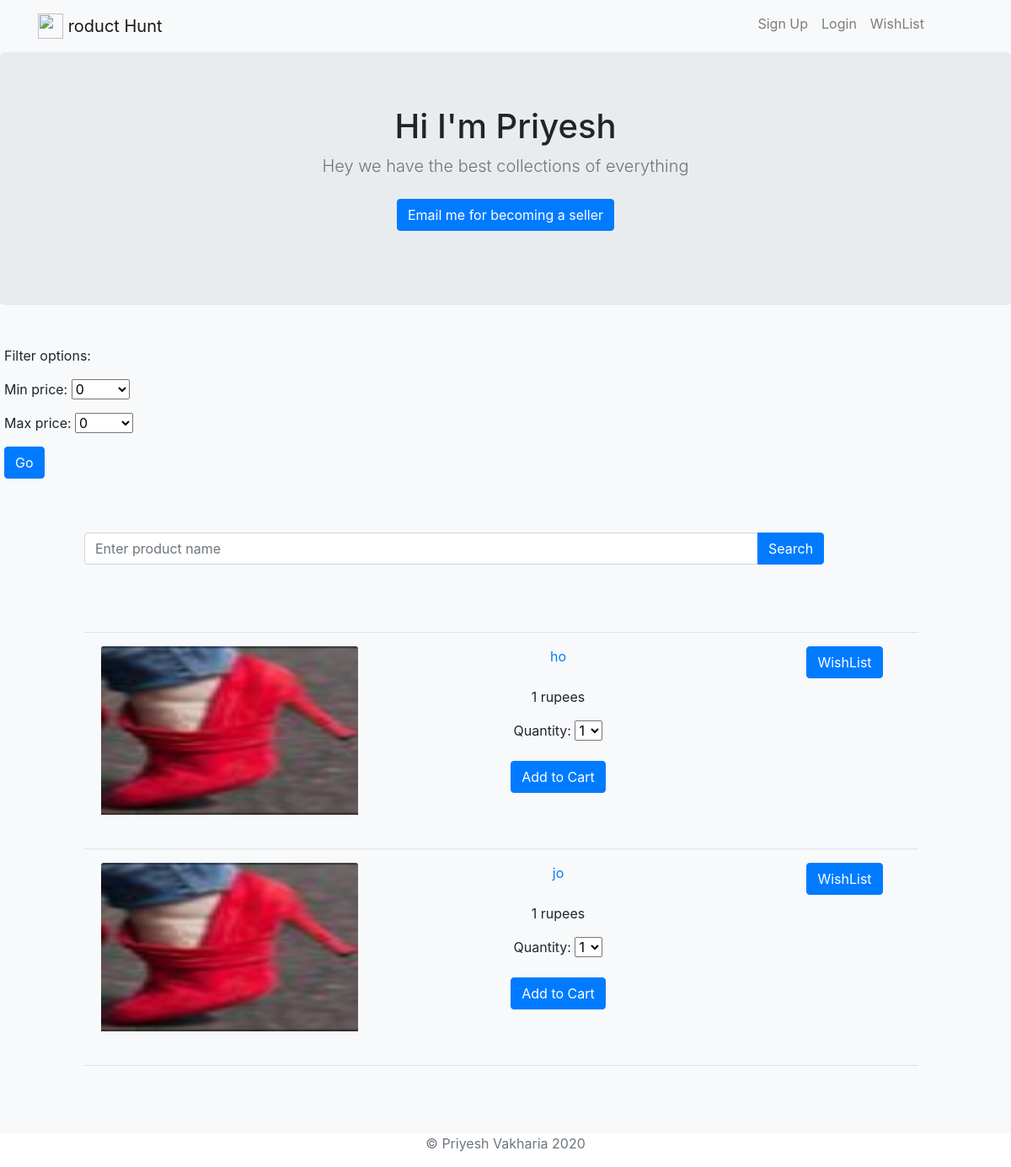
The page / on the database its author committed.
### products/models.py (models this page shows)
class Product(models.Model):
    p_id = models.IntegerField()
    p_name = models.CharField(max_length=50)
    p_description = models.TextField(max_length=200)
    p_image = models.ImageField(upload_to='images/')
    p_stock = models.IntegerField(default=0)
    p_cost = models.IntegerField(default=0)
    p_discount = models.IntegerField(default=0)
    p_category = models.CharField(max_length=30, default='General')

### products/views.py (the view)
# urls.py: path('',products.views.homepage, name='home'),
def homepage(request):
    if request.method == 'POST':
        print(request.POST)
        if 'search' in request.POST:
            form = CartForm()
            formfilter = Filter()
            searchstring = request.POST['search']
            products = Product.objects.filter(p_name__icontains = searchstring)
            return render(request, 'products/home.html', {'products': products,'form':form,'filter':formfilter})
        elif request.POST['max_price'] and request.POST['min_price']:
            form = CartForm()
            formfilter = Filter(request.POST)
            minp = request.POST['min_price']
            maxp = request.POST['max_price']
            if minp>maxp:
                formfilter1 = Filter()
                products = Product.objects.raw('SELECT * FROM products_product;')
                return render(request,'products/home.html',{'products':products,'form':form,'filter':formfilter1,'filtererror':'Please enter valid parameter values'})
            products = Product.objects.raw('''SELECT * FROM products_product WHERE p_cost BETWEEN %s AND %s ''',[minp,maxp])
            return render(request,'products/home.html',{'products':products,'form':form,'filter':formfilter})
    else:
        form = CartForm()
        formfilter = Filter()
        deals = Product.objects.raw('SELECT * FROM products_product WHERE p_discount>10;')
        products = Product.objects.raw('SELECT * FROM products_product;')
        x = len(products)
        if x%4==0:
            x=x//4
        else:
            x=x//4
            x=x+1
        l = [i for i in range(2,int(x)+1)]
        t=1
        return render(request,'products/home.html',
                      {'products': products[:4], 'pages': l, 'page_no': t, 'form': form, 'filter': formfilter})

### products/forms.py
class CartForm(forms.Form):
    quantity = forms.IntegerField(label="Quantity", widget=forms.Select(choices=INTEGER_CHOICES))

class Filter(forms.Form):
    min_price = forms.IntegerField(label="Min Price:", widget=forms.Select(choices=PRICES))
    max_price = forms.IntegerField(label="Max Price:", widget=forms.Select(choices=PRICES))

### products/templates/products/home.html (shortened to what this page needs)
<!doctype html>
<html lang="en">
<head>
    {% load staticfiles %}
    <link rel="stylesheet" href="{% static 'css/mystyle.css' %}">
    <link rel="stylesheet" href="https://stackpath.bootstrapcdn.com/bootstrap/4.4.1/css/bootstrap.min.css"
>
</head>
<body>
<header>
<nav class="navbar navbar-expand-lg navbar-light bg-light">
            <div class="container">
                <a class="navbar-brand" href="{% url 'home' %}">
                    <img src="{% static 'letter.png' %}" class="d-inline-block align-top" height="30" width="30"/>
                    roduct Hunt
                </a>
                <div class="collapse navbar-collapse" id="navbarNavAltMarkup">
                    <div class="navbar-nav , ml-auto">
                        {% if user.is_authenticated %}
                        <a class="nav-item nav-link" href="javascript:{document.getElementById('logout').submit()}">Log Out</a>
                        <form id="logout" method="POST" action="{% url 'logout' %}">
                            {% csrf_token %}
                            <input type="hidden" />
                        </form>
                        {% else %}
                        <a class="nav-item nav-link" href="{% url 'signup' %}">Sign Up</a>
                        <a class="nav-item nav-link" href="{%  url 'login' %}">Login</a>
                        {% endif %}
                        <a class="nav-item nav-link" href="{%  url 'wishlist' %}">WishList</a>
                        <a class="nav-item nav-link" href="{%  url 'showcart' %}"><i class="shopping-cart"></i></a>
                    </div>
                </div>
            </div>
        </nav>
</header>
<main role="main" class="bg-light">
    <section class="jumbotron text-center">
        <div class="container">
            <h1>Hi I'm Priyesh</h1>
            <p class="lead text-muted">Hey we have the best collections of everything</p>
            <p>
                <a href="mailto:priyesh.vakharia@gmail.com" class="btn btn-primary my-2">Email me for becoming a seller</a>
            </p>
        </div>
    </section>
    <div class="row">
        <div class="column py-3 bg-light" style="padding-left:20px;width: 250px">
            <form method="POST" class="input-group-control" action="{% url 'home' %}">
            <p>Filter options:</p>
                <p>Min price: {{filter.min_price}}</p>
                <p>Max price: {{filter.max_price}}</p>
                <input class="btn btn-primary" type="submit" value="Go" />
            </form>
        </div>
        <div class="column">
            <div class="py-5 bg-light" style="padding-left: 100px">
                <div class="container" align="center">
                    <div class="input-group mb-3">
                        <form method="POST" action="{% url 'home' %}">
                            <div class="input-group">
                            <input type="text" class="form-control" placeholder="Enter product name" name="search" style="width: 800px">
                            <div class="input-group-btn input-group-append">
                              <button class="btn btn-primary" type="submit">
                                  Search
                              </button>
                            </div>
                          </div>
                        </form>
                    </div>
                    <br />
                    <br />
                    <hr />
                        {% for product in products %}
                        <div class="row">
                            <div class="column item" style="width: 340px;padding-left: 35px">
                                    <img class="card-img-top" src="{{ product.p_image.url }}" alt="image" height="200" width="20">
                            </div>
                            <div class="column" style="width: 440px;padding-left: 35px">
                                        <a href="{% url 'detail' product.p_id%}"><p class="card-text">{{ product.p_name }}</p></a>
                                        <br />
                                        <p class="card-text">{{ product.p_cost }} rupees</p>
                                        <form method="POST" action="{% url 'addtocart' product_id=product.p_id%}">
                                            <p>{{form.as_p}}</p>
                                            <input class=" btn btn-primary" type="submit" onclick="{javascript:alert('Item added to cart')}" value="Add to Cart" />
                                        </form>
                            </div>
                            <div class="column" style="width: 240px;padding-left: 35px">
                                        <form method="POST" action="{% url 'addtowish' product_id=product.p_id%}">
                                            <input class=" btn btn-primary" type="submit" onclick="{javascript:alert('Item added to wishlist')}" value="WishList" />
                                        </form>
                            </div>
                        </div>
                    <br />
                    <hr />
                        {% endfor %}
                </div>
            </div>
        </div>
    </div>
</main>
<footer class="text-muted">
    <div class="container text-center">
        <p>© Priyesh Vakharia {% now "Y" %}</p>
    </div>
</footer>
</body>
</html>

### DjEcommerce/static/css/mystyle.css (style rules this page uses)
.shopping-cart { display: inline-block; background: url('http://cdn1.iconfinder.com/data/icons/jigsoar-icons/24/_cart.png') no-repeat 0 0; width: 24px; height: 24px; margin: 0 10px 0 0; }

### rows shown on the page
Product: p_image (picture), p_name "ho", p_cost "1"
Product: p_image (picture), p_name "jo", p_cost "1"
